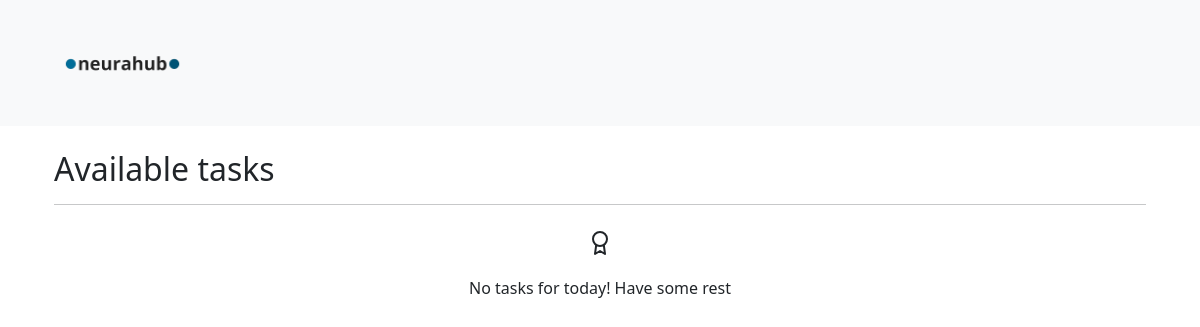
/assignments (signed in), run on an earlier commit of the app's database.
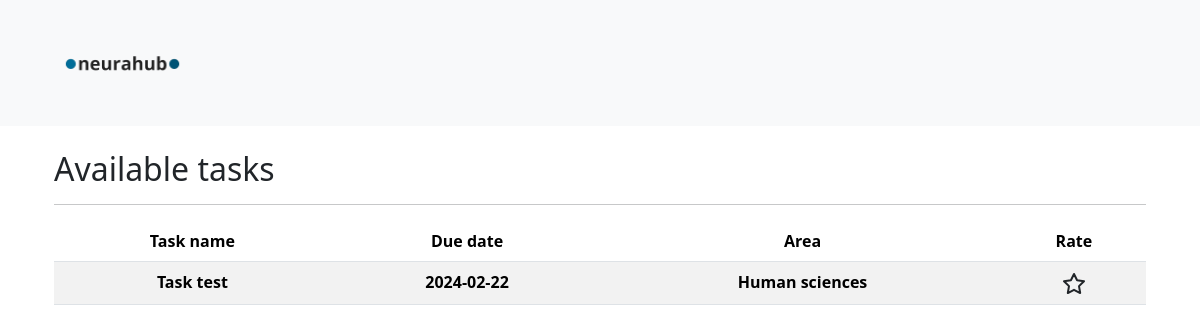
And on a later commit of the database.
### tables this page shows
CREATE TABLE "tasks" (
    id INTEGER PRIMARY KEY,
    task_name TEXT NOT NULL,
    due_date DATE NOT NULL,
    area_id INTEGER NOT NULL,
    room_id INTEGER NOT NULL, teacher_username TEXT, reviewed INTEGER DEFAULT 0,
    FOREIGN KEY (area_id) REFERENCES areas (id),
    FOREIGN KEY (room_id) REFERENCES rooms (id)
);

CREATE TABLE teacher_areas (
        id INTEGER PRIMARY KEY,
        area_name TEXT NOT NULL
    );

### src/routes/routes.py (the view)
@blueprint.route('/assignments')
def return_tasks_panel():
    return students_tasks_panel()

### src/controllers/controllers_methods.py (called while the page is built)
def check_if_student_logged_in():
    if session.get('student_username'):
        return True

### templates/student_panel.html (shortened to what this page needs)
<!DOCTYPE html>
<html lang="en">
	<head>
		<link rel= "stylesheet" type= "text/css" href= "{{ url_for('static',filename='style/style.css') }}">
		<link href="https://cdn.jsdelivr.net/npm/bootstrap@5.3.2/dist/css/bootstrap.min.css" rel="stylesheet">
	</head>
	<body>
		<nav class="navbar navbar-expand-lg bg-body-tertiary">
			<div class="container-fluid">
				<a class="navbar-brand" href="/">
					<img src="{{ url_for('static', filename='img/neurahub_logo_no_bg.png') }}" alt="Logo" height="100" class="d-inline-block align-items-center mx-auto px-5">
				</a>
			</div>
		</nav>
		<div class="container mx-auto p-4">
			<h2>Available tasks</h2>
			<hr>
			{% if tasks %}
			<table class="table table-striped table-hover text-center">
				<thead>
					<tr>
						<th scope="col">Task name</th>
						<th scope="col">Due date</th>
						<th scope="col">Area</th>
						<th scope="col">Rate</th>
					</tr>
				</thead>
				<tbody>
					{% for task in tasks %}
					<tr>
						<td><strong>{{ task[1] }}</strong></td>
						<td><strong>{{ task[2] }}</strong></td>
						<td><strong>{{ task[4] }}</strong></td>
						<td>
							<a href="{{ url_for('main.return_processed_id_to_rate', task_id=task[0]) }}" class="text-dark"><i data-feather="star"></i></a>
						</td>
					</tr>
					{% endfor %}
				</tbody>
			</table>
			{% else %}
			<div class="d-flex flex-column justify-content-center align-items-center">
				<p class="py-2"><i data-feather="award"></i></p>
				<p class="h6">No tasks for today! Have some rest</p>
			</div>
			{% endif %}
		</div>
	</body>
</html>

### static/style/style.css (style rules this page uses)
.navbar { background: #f9f9f9; }

What changed in the data, as far as the page shows it:
now on this page (row edited): tasks: task_name "Task test", due_date "2024-02-22", area_name "Human sciences"
Also different on the page:
text no longer shown: "No tasks for today! Have some rest"
text now shown: "Task name Due date Area Rate"
